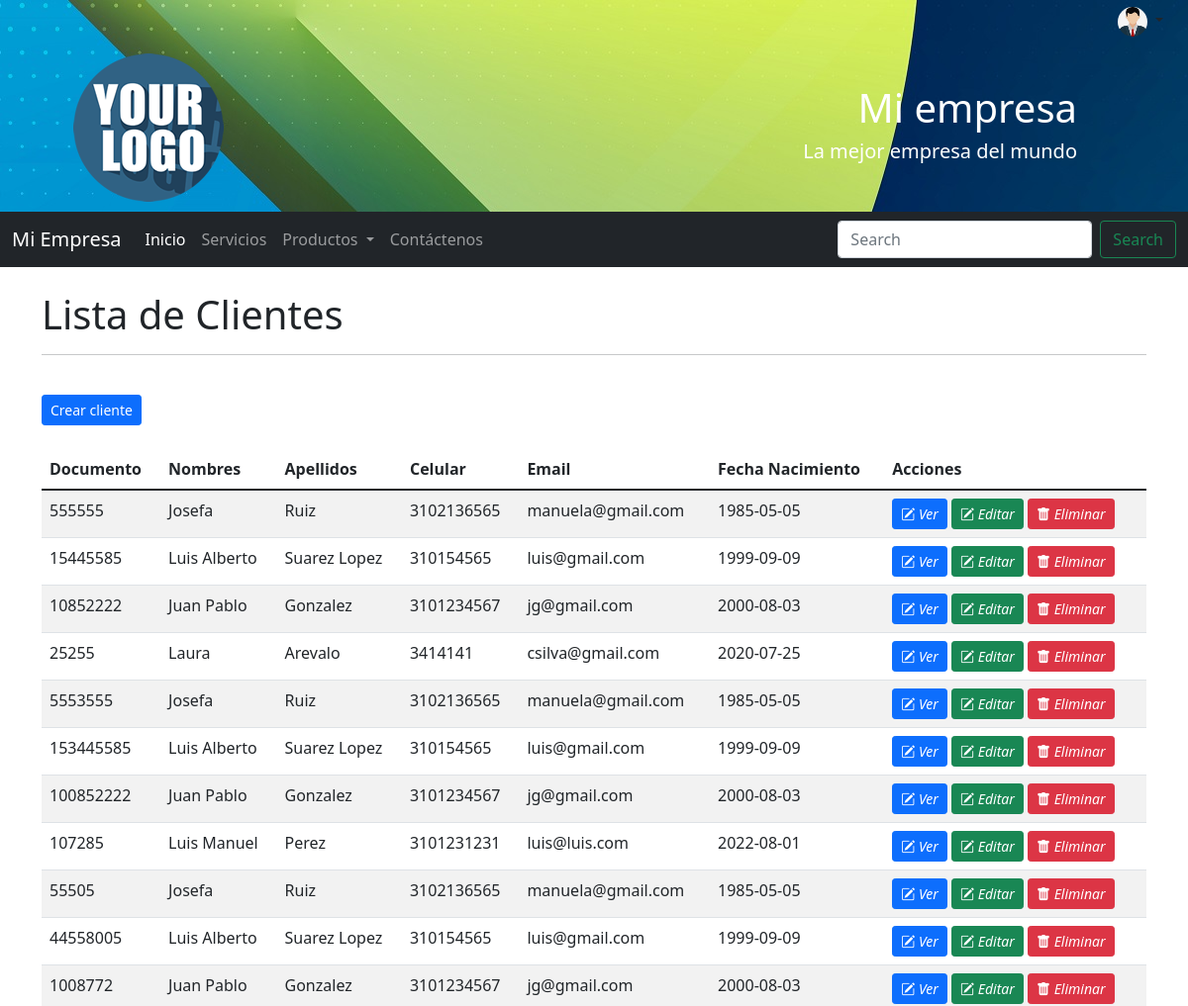
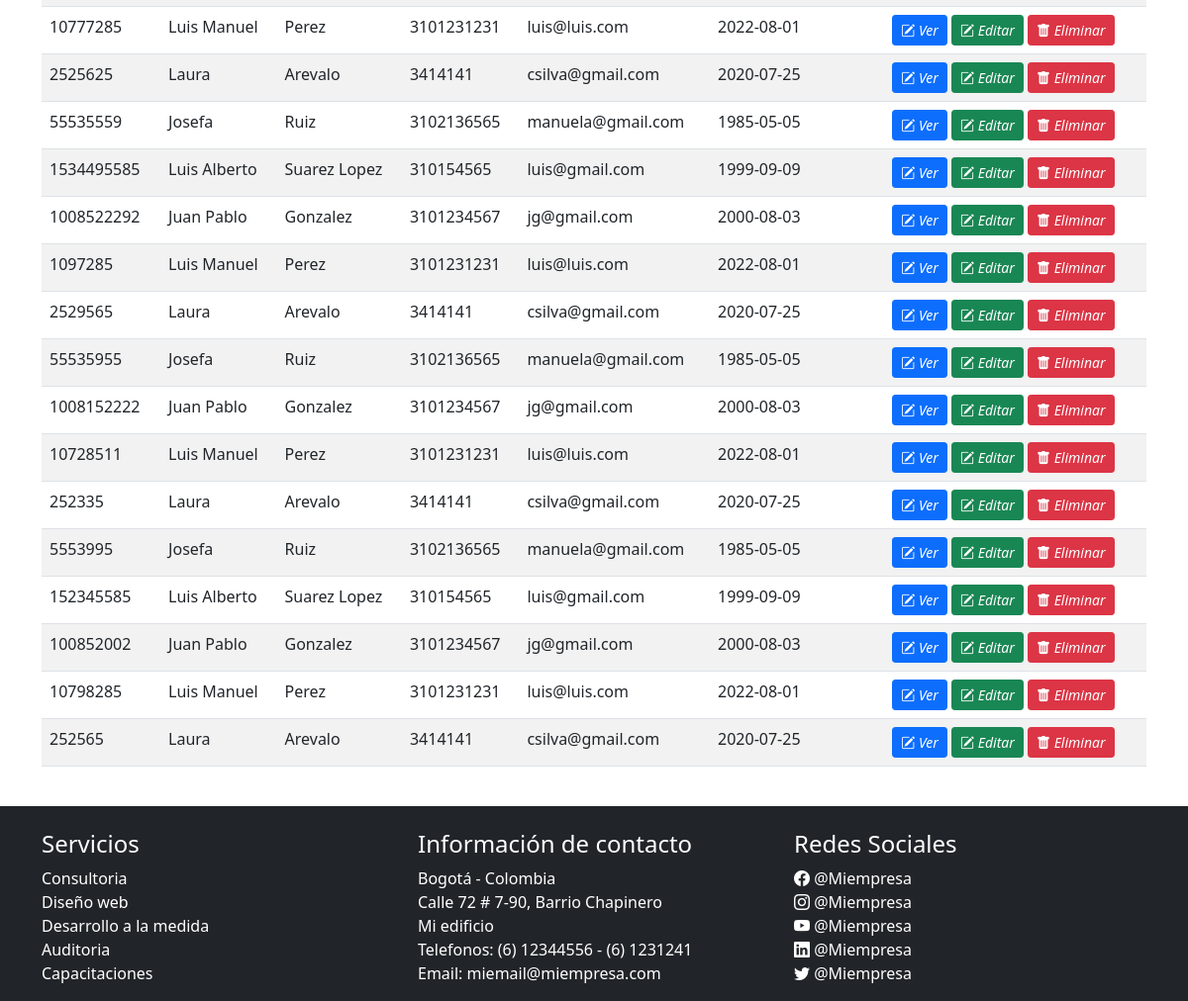
Screenshot of /views/cliente/clientes.php (signed in) with the database file from the repository (2 pictures, top to bottom).
### tables this page shows
CREATE TABLE IF NOT EXISTS `cliente` (
  `idCliente` int(11) NOT NULL AUTO_INCREMENT,
  `cliNombres` varchar(100) NOT NULL,
  `cliApellidos` varchar(100) NOT NULL,
  `cliTipoDocumento` varchar(45) NOT NULL,
  `cliDocumento` varchar(20) NOT NULL,
  `cliFechaNacimiento` date NOT NULL,
  `cliEmail` varchar(100) DEFAULT NULL,
  `cliCelular` varchar(15) DEFAULT NULL,
  `cliDireccion` varchar(255) DEFAULT NULL,
  `cliBarrio` varchar(255) DEFAULT NULL,
  `cliDepartamento` varchar(100) DEFAULT NULL,
  `cliCiudad` varchar(100) DEFAULT NULL,
  PRIMARY KEY (`idCliente`),
  UNIQUE KEY `cliDocumento_UNIQUE` (`cliDocumento`)
);

### db/Conexion.php (called while the page is built)
<?php
class Conexion
{
    public static function conectar()
    {
        try {
            $conexion = new PDO("mysql:host=localhost;dbname=proyecto", "root", "");
            $conexion->setAttribute(PDO::ATTR_ERRMODE, PDO::ERRMODE_EXCEPTION);
            return $conexion;
        } catch (PDOException $ex) {
            die($ex->getMessage());
        }
    }
}
?>

### models/ClienteModel.php (called while the page is built, shortened)
<?php
require_once "../../db/Conexion.php";
class ClienteModel
{
    public static function getClientes()
    {
        $query = "SELECT * FROM cliente";
        $resultado = Conexion::conectar()->prepare($query);
        $resultado->execute();
        $clientes = $resultado->fetchAll();
        return $clientes;
    }
}
?>

### controllers/ClienteController.php (called while the page is built, shortened)
<?php
include '../../models/ClienteModel.php';
class ClienteController
{
    public static function getClientes()
    {
        return ClienteModel::getClientes();
    }
}
?>

### views/cliente/clientes.php (the view, shortened to what this page needs)
<?php
 include '../../template/header.php';
 include '../../controllers/ClienteController.php';
 $clientes = ClienteController::getClientes();
?>
		<div class="container">
			  <br>
			  <h1>Lista de Clientes</h1>
			  <hr>
			  <br>
			  <div class="row">
				<div class="col-12">
				   <div class="text-top">
					 <a href="cliente_crear.php" class="btn btn-primary btn-sm">Crear cliente</a>
				   </div>
				   <br>
				  <table class="table  table-striped table-hover" id="example">
					 <thead>
						<tr>
							<th>Documento</th>
							<th>Nombres</th>
							<th>Apellidos</th>
							<th>Celular</th>
							<th>Email</th>
							<th>Fecha Nacimiento</th>
							<th>Acciones</th>
						</tr>
					 </thead>
					 <tbody>
                        <?php
                            foreach($clientes as $cliente){
                        ?>
                                <tr>
                                    <td><?php echo $cliente["cliDocumento"] ?></td>
                                    <td><?php echo $cliente["cliNombres"] ?></td>
                                    <td><?php echo $cliente["cliApellidos"] ?></td>
                                    <td><?php echo $cliente["cliCelular"] ?></td>
                                    <td><?php echo $cliente["cliEmail"] ?></td>
                                    <td><?php echo $cliente["cliFechaNacimiento"] ?></td>
                                    <td>
										<a href="cliente_editar.php?idCliente=<?php echo $cliente["idCliente"] ?>&accion=ver" class="btn btn-primary btn-sm"><i class="bi bi-pencil-square"> Ver</i></a>
                                        <a href="cliente_editar.php?idCliente=<?php echo $cliente['idCliente']?>" class="btn btn-success btn-sm"><i class="bi bi-pencil-square"> Editar</i></a>
                                        <a href="javascript:confirmarEliminacion('cliente_eliminar.php?idCliente=<?php echo $cliente['idCliente'] ?>')" class="btn btn-danger btn-sm"><i class="bi bi-trash-fill"> Eliminar</i></a>
                                    </td>
                                </tr>
                        <?php
                            }
                        ?>
						</tbody>
					</table>
				</div>
			  </div>
		</div>
		<br>
<?php
	include '../../template/footer.php';
?>

### template/header.php (shortened to what this page needs)
<!DOCTYPE html>
<html lang="es">
    <head>
		<link href="https://cdn.jsdelivr.net/npm/bootstrap@5.1.3/dist/css/bootstrap.min.css" rel="stylesheet">
		<link rel="stylesheet" href="https://cdn.jsdelivr.net/npm/bootstrap-icons@1.8.3/font/bootstrap-icons.css">
		<link rel="stylesheet" type="text/css" href="https://cdn.datatables.net/v/bs5/jszip-2.5.0/dt-1.12.1/b-2.2.3/b-colvis-2.2.3/b-html5-2.2.3/b-print-2.2.3/datatables.min.css"/>
		<link rel="stylesheet" type="text/css" href="https://cdnjs.cloudflare.com/ajax/libs/font-awesome/4.7.0/css/font-awesome.min.css"/>
	</head>
	<body>
		<header style="background-image: url(../../assets/images/header.jpg)">
			<div class="container-fluid ">
				<div class="row text-end">
					<div class="col-12">
						<div class="dropdown">
							<button type="button" class="btn dropdown-toggle" data-bs-toggle="dropdown" aria-expanded="false" data-bs-auto-close="outside">
								<img src="../../assets/images/foto.jpg" class="rounded-circle" style="width:30px"></img>
							</button>
						</div>
					</div>
				</div>
				<div class="row align-items-center">
					<div class="col-md-3 text-sm-top text-center">
						<img src="../../assets/images/logo.png"></img>
					</div>
					<div class="col-md-8 text-sm-end text-center text-white">
						 <h1>Mi empresa</h1>
						 <h5>La mejor empresa del mundo</h5>
					</div>
				</div>
			</div>
			<nav class="navbar navbar-expand-lg bg-dark navbar-dark">
				  <div class="container-fluid">
					<a class="navbar-brand" href="#">Mi Empresa</a>
					<div class="collapse navbar-collapse" id="navbarSupportedContent">
					  <ul class="navbar-nav me-auto mb-2 mb-lg-0 ">
						<li class="nav-item">
						  <a class="nav-link active" aria-current="page" href="#">Inicio</a>
						</li>
						<li class="nav-item">
						  <a class="nav-link" href="#">Servicios</a>
						</li>
						<li class="nav-item dropdown">
						  <a class="nav-link dropdown-toggle" href="#" id="navbarDropdown" role="button" data-bs-toggle="dropdown" aria-expanded="false">
							Productos
						  </a>
						</li>
						<li class="nav-item">
						  <a class="nav-link">Contáctenos</a>
						</li>
					  </ul>
					  <form class="d-flex" role="search">
						<input class="form-control me-2" type="search" placeholder="Search" aria-label="Search">
						<button class="btn btn-outline-success" type="submit">Search</button>
					  </form>
					</div>
				  </div>
				</nav>
		</header>

### template/footer.php
<footer class="bg-dark text-white">
			<br>
			<div class="container">
				<div class="row">
					<div class="col-sm-4">
						<h4>Servicios</h4>
						<ul class="list-unstyled">
							<li>Consultoria</li>
							<li>Diseño web</li>
							<li>Desarrollo a la medida</li>
							<li>Auditoria</li>
							<li>Capacitaciones</li>
						</ul>
					</div>
					<div class="col-sm-4">
						<h4>Información de contacto</h4>
						<ul class="list-unstyled">
							<li>Bogotá - Colombia</li>
							<li>Calle 72 # 7-90, Barrio Chapinero</li>
							<li>Mi edificio</li>
							<li>Telefonos: (6) 12344556 - (6) 1231241</li>
							<li>Email: miemail@miempresa.com</li>
						</ul>
					</div>
					<div class="col-sm-4">
					<h4>Redes Sociales</h4>
						<ul class="list-unstyled">
							<li><i class="bi bi-facebook"></i> @Miempresa</li>
							<li><i class="bi bi-instagram"></i> @Miempresa</li>
							<li><i class="bi bi-youtube"></i> @Miempresa</li>
							<li><i class="bi bi-linkedin"></i> @Miempresa</li>
							<li><i class="bi bi-twitter"></i> @Miempresa</li>
						</ul>
					</div>
				</div>
			</div>
		</footer>
	</body>
</html>

### rows the page displays
cliente: cliDocumento "555555", cliNombres "Josefa", cliApellidos "Ruiz", cliCelular "3102136565", cliEmail "manuela@gmail.com", cliFechaNacimiento "1985-05-05"
cliente: cliDocumento "15445585", cliNombres "Luis Alberto", cliApellidos "Suarez Lopez", cliCelular "310154565", cliEmail "luis@gmail.com", cliFechaNacimiento "1999-09-09"
cliente: cliDocumento "10852222", cliNombres "Juan Pablo", cliApellidos "Gonzalez", cliCelular "3101234567", cliEmail "jg@gmail.com", cliFechaNacimiento "2000-08-03"
cliente: cliDocumento "25255", cliNombres "Laura", cliApellidos "Arevalo", cliCelular "3414141", cliEmail "csilva@gmail.com", cliFechaNacimiento "2020-07-25"
cliente: cliDocumento "5553555", cliNombres "Josefa", cliApellidos "Ruiz", cliCelular "3102136565", cliEmail "manuela@gmail.com", cliFechaNacimiento "1985-05-05"
cliente: cliDocumento "153445585", cliNombres "Luis Alberto", cliApellidos "Suarez Lopez", cliCelular "310154565", cliEmail "luis@gmail.com", cliFechaNacimiento "1999-09-09"
cliente: cliDocumento "100852222", cliNombres "Juan Pablo", cliApellidos "Gonzalez", cliCelular "3101234567", cliEmail "jg@gmail.com", cliFechaNacimiento "2000-08-03"
cliente: cliDocumento "107285", cliNombres "Luis Manuel", cliApellidos "Perez", cliCelular "3101231231", cliEmail "luis@luis.com", cliFechaNacimiento "2022-08-01"
cliente: cliDocumento "55505", cliNombres "Josefa", cliApellidos "Ruiz", cliCelular "3102136565", cliEmail "manuela@gmail.com", cliFechaNacimiento "1985-05-05"
cliente: cliDocumento "44558005", cliNombres "Luis Alberto", cliApellidos "Suarez Lopez", cliCelular "310154565", cliEmail "luis@gmail.com", cliFechaNacimiento "1999-09-09"
cliente: cliDocumento "1008772", cliNombres "Juan Pablo", cliApellidos "Gonzalez", cliCelular "3101234567", cliEmail "jg@gmail.com", cliFechaNacimiento "2000-08-03"
cliente: cliDocumento "10777285", cliNombres "Luis Manuel", cliApellidos "Perez", cliCelular "3101231231", cliEmail "luis@luis.com", cliFechaNacimiento "2022-08-01"
cliente: cliDocumento "2525625", cliNombres "Laura", cliApellidos "Arevalo", cliCelular "3414141", cliEmail "csilva@gmail.com", cliFechaNacimiento "2020-07-25"
cliente: cliDocumento "55535559", cliNombres "Josefa", cliApellidos "Ruiz", cliCelular "3102136565", cliEmail "manuela@gmail.com", cliFechaNacimiento "1985-05-05"
cliente: cliDocumento "1534495585", cliNombres "Luis Alberto", cliApellidos "Suarez Lopez", cliCelular "310154565", cliEmail "luis@gmail.com", cliFechaNacimiento "1999-09-09"
cliente: cliDocumento "1008522292", cliNombres "Juan Pablo", cliApellidos "Gonzalez", cliCelular "3101234567", cliEmail "jg@gmail.com", cliFechaNacimiento "2000-08-03"
cliente: cliDocumento "1097285", cliNombres "Luis Manuel", cliApellidos "Perez", cliCelular "3101231231", cliEmail "luis@luis.com", cliFechaNacimiento "2022-08-01"
cliente: cliDocumento "2529565", cliNombres "Laura", cliApellidos "Arevalo", cliCelular "3414141", cliEmail "csilva@gmail.com", cliFechaNacimiento "2020-07-25"
cliente: cliDocumento "55535955", cliNombres "Josefa", cliApellidos "Ruiz", cliCelular "3102136565", cliEmail "manuela@gmail.com", cliFechaNacimiento "1985-05-05"
cliente: cliDocumento "1008152222", cliNombres "Juan Pablo", cliApellidos "Gonzalez", cliCelular "3101234567", cliEmail "jg@gmail.com", cliFechaNacimiento "2000-08-03"
cliente: cliDocumento "10728511", cliNombres "Luis Manuel", cliApellidos "Perez", cliCelular "3101231231", cliEmail "luis@luis.com", cliFechaNacimiento "2022-08-01"
cliente: cliDocumento "252335", cliNombres "Laura", cliApellidos "Arevalo", cliCelular "3414141", cliEmail "csilva@gmail.com", cliFechaNacimiento "2020-07-25"
cliente: cliDocumento "5553995", cliNombres "Josefa", cliApellidos "Ruiz", cliCelular "3102136565", cliEmail "manuela@gmail.com", cliFechaNacimiento "1985-05-05"
cliente: cliDocumento "152345585", cliNombres "Luis Alberto", cliApellidos "Suarez Lopez", cliCelular "310154565", cliEmail "luis@gmail.com", cliFechaNacimiento "1999-09-09"
cliente: cliDocumento "100852002", cliNombres "Juan Pablo", cliApellidos "Gonzalez", cliCelular "3101234567", cliEmail "jg@gmail.com", cliFechaNacimiento "2000-08-03"
cliente: cliDocumento "10798285", cliNombres "Luis Manuel", cliApellidos "Perez", cliCelular "3101231231", cliEmail "luis@luis.com", cliFechaNacimiento "2022-08-01"
cliente: cliDocumento "252565", cliNombres "Laura", cliApellidos "Arevalo", cliCelular "3414141", cliEmail "csilva@gmail.com", cliFechaNacimiento "2020-07-25"
